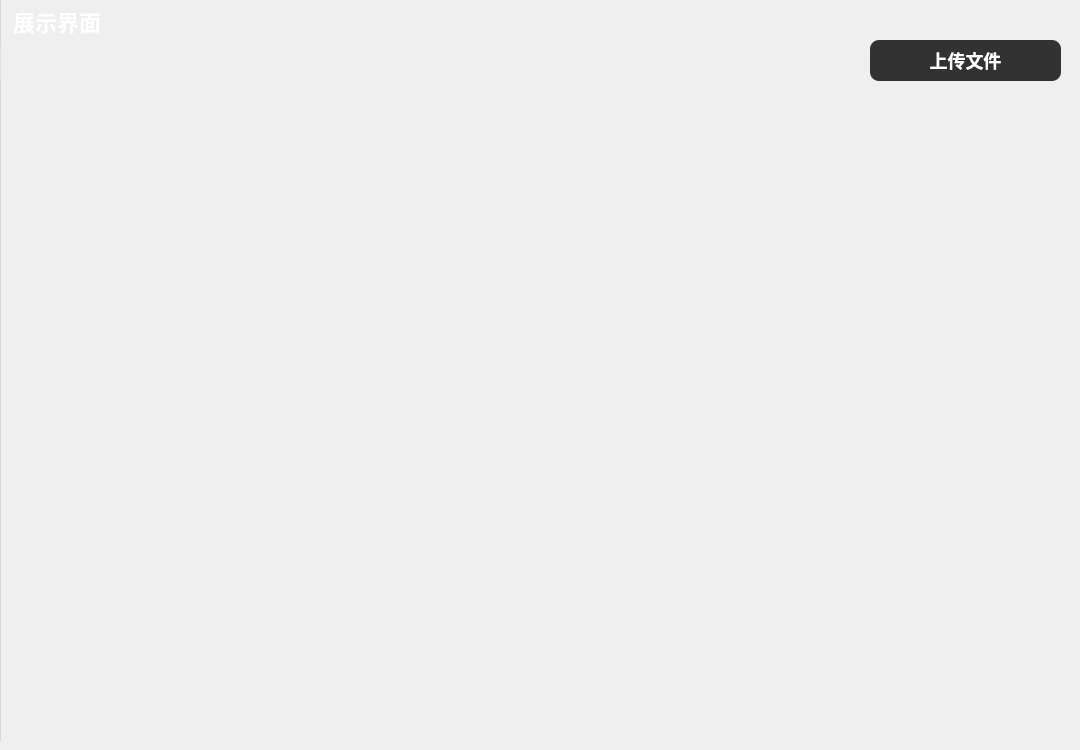
           <widget class="QWidget" name="page_2">
            <widget class="QGroupBox" name="groupBox_6">
             <property name="geometry">
              <rect>
               <x>0</x>
               <y>0</y>
               <width>1071</width>
               <height>741</height>
              </rect>
             </property>
             <property name="styleSheet">
              <string notr="true">background-color: rgba(95, 95, 95, .6);
border: 0px solid #42adff;
border-left: 1px solid rgba(200, 200, 200,100);
border-right: 0px solid rgba(29, 83, 185, 255);
border-radius:0px;
</string>
             </property>
             <property name="title">
              <string/>
             </property>
             <widget class="QPushButton" name="modelButton">
              <property name="geometry">
               <rect>
                <x>870</x>
                <y>40</y>
                <width>191</width>
                <height>41</height>
               </rect>
              </property>
              <property name="sizePolicy">
               <sizepolicy hsizetype="Preferred" vsizetype="Preferred">
                <horstretch>0</horstretch>
                <verstretch>0</verstretch>
               </sizepolicy>
              </property>
              <property name="styleSheet">
               <string notr="true">font-size: 18px;
	font-family: &quot;Microsoft YaHei&quot;;
	font-weight: bold;
 		border-radius:9px;
		border : 0px;
background-color: rgb(50, 50, 50);
	color: rgb(255, 255, 255);</string>
              </property>
              <property name="text">
               <string>上传文件</string>
              </property>
             </widget>
             <widget class="QWidget" name="formLayoutWidget">
              <property name="geometry">
               <rect>
                <x>0</x>
                <y>80</y>
                <width>1071</width>
                <height>661</height>
               </rect>
              </property>
              <layout class="QFormLayout" name="formLayout"/>
             </widget>
             <widget class="QGroupBox" name="groupBox_7">
              <property name="geometry">
               <rect>
                <x>0</x>
                <y>0</y>
                <width>1071</width>
                <height>42</height>
               </rect>
              </property>
              <property name="sizePolicy">
               <sizepolicy hsizetype="Expanding" vsizetype="Expanding">
                <horstretch>0</horstretch>
                <verstretch>0</verstretch>
               </sizepolicy>
              </property>
              <property name="minimumSize">
               <size>
                <width>0</width>
                <height>42</height>
               </size>
              </property>
              <property name="maximumSize">
               <size>
                <width>16777215</width>
                <height>42</height>
               </size>
              </property>
              <property name="styleSheet">
               <string notr="true">background-color: rgba(0, 0,0, 0);
border: 0px solid #42adff;
border-left: 1px solid rgba(200, 200, 200,100);
border-right: 0px solid rgba(29, 83, 185, 255);
border-radius:0px;
</string>
              </property>
              <property name="title">
               <string/>
              </property>
              <layout class="QHBoxLayout" name="horizontalLayout_16">
               <property name="leftMargin">
                <number>0</number>
               </property>
               <property name="topMargin">
                <number>0</number>
               </property>
               <property name="rightMargin">
                <number>0</number>
               </property>
               <property name="bottomMargin">
                <number>0</number>
               </property>
               <item>
                <widget class="QLabel" name="label_7">
                 <property name="minimumSize">
                  <size>
                   <width>0</width>
                   <height>0</height>
                  </size>
                 </property>
                 <property name="maximumSize">
                  <size>
                   <width>16777215</width>
                   <height>40</height>
                  </size>
                 </property>
                 <property name="styleSheet">
                  <string notr="true">QLabel
{
	font-size: 22px;
	font-family: &quot;Microsoft YaHei&quot;;
	font-weight: bold;
border : 0 px;
 		border-radius:9px;
		background:rgba(66, 195, 255, 0);
	color: rgb(255, 255, 255);
}
</string>
                 </property>
                 <property name="text">
                  <string>  展示界面</string>
                 </property>
                </widget>
               </item>
               <item>
                <spacer name="horizontalSpacer_15">
                 <property name="orientation">
                  <enum>Qt::Horizontal</enum>
                 </property>
                 <property name="sizeHint" stdset="0">
                  <size>
                   <width>40</width>
                   <height>20</height>
                  </size>
                 </property>
                </spacer>
               </item>
              </layout>
             </widget>
            </widget>
           </widget>
